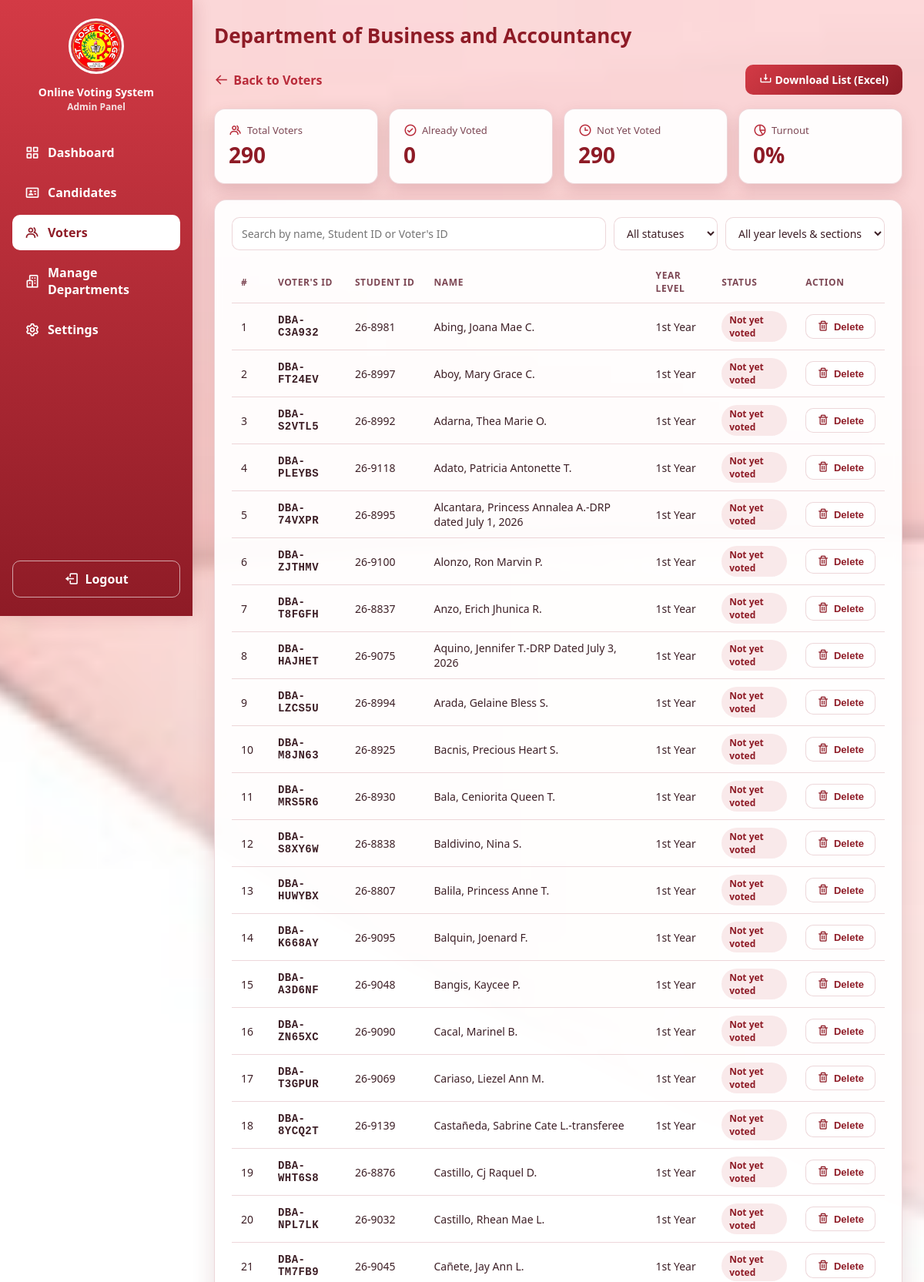
Screenshot of /adminDash/department.php?dept=DBA (signed in, upper part) with the database file from the repository.
### tables this page shows
CREATE TABLE `voters` (
  `id` int(10) UNSIGNED NOT NULL,
  `voter_id` varchar(20) NOT NULL,
  `student_id` varchar(12) NOT NULL,
  `name` varchar(150) NOT NULL,
  `department_code` varchar(10) NOT NULL,
  `year_level` varchar(10) NOT NULL,
  `section` varchar(30) NOT NULL DEFAULT '',
  `has_voted` tinyint(1) NOT NULL DEFAULT 0,
  `voted_at` datetime DEFAULT NULL,
  `created_at` datetime NOT NULL DEFAULT current_timestamp()
);

### adminDash/includes/init.php (called while the page is built, shortened)
<?php
function h($value)
{
    return htmlspecialchars((string) $value, ENT_QUOTES, 'UTF-8');
}
function group_voters_by_dept(array $voters, array $departments)
{
    $grouped = array_fill_keys(array_keys($departments), []);
    foreach ($voters as $voter) {
        $grouped[$voter['department']][] = $voter;
    }
    return $grouped;
}
function sort_by_class(array $students, array $year_order)
{
    $year_rank = array_flip($year_order);
    usort($students, fn($a, $b) =>
        (($year_rank[$a['year']] ?? 99) <=> ($year_rank[$b['year']] ?? 99))
        ?: strnatcasecmp($a['section'] ?? '', $b['section'] ?? '')
        ?: strcasecmp($a['name'], $b['name'])
    );
    return $students;
}
function load_voters(PDO $db)
{
    return $db->query(
        'SELECT voter_id, student_id, name, department_code AS department, year_level AS year, section,
                has_voted AS voted, voted_at
         FROM voters
         ORDER BY id'
    )->fetchAll();
}
$db = db();
try {
    $departments = $db->query('SELECT code, name FROM departments ORDER BY sort_order, name')
        ->fetchAll(PDO::FETCH_KEY_PAIR);
    $dept_year_levels = array_fill_keys(array_keys($departments), []);
    $dept_sections = [];
    $rows = $db->query(
        'SELECT y.department_code, y.name AS year_level, s.name AS section
         FROM year_levels y
         LEFT JOIN sections s ON s.year_level_id = y.id
         ORDER BY y.sort_order, y.id'
    )->fetchAll();
    foreach ($rows as $row) {
        $code = $row['department_code'];
        $year = $row['year_level'];
        if (!isset($dept_sections[$code][$year])) {
            $dept_year_levels[$code][] = $year;
            $dept_sections[$code][$year] = [];
        }
        if ($row['section'] !== null) {
            $dept_sections[$code][$year][] = $row['section'];
        }
    }
    $voters = load_voters($db);
} catch (PDOException $e) {
    db_fail('The votesys database is missing some tables. Import database/votesys.sql in phpMyAdmin, then reload this page.');
}
$voters_by_dept = group_voters_by_dept($voters, $departments);

### adminDash/department.php (the view, shortened to what this page needs)
<?php
require __DIR__ . '/includes/init.php';
$code = strtoupper(trim((string) ($_GET['dept'] ?? '')));
$dept_voters = sort_by_class($voters_by_dept[$code], $dept_year_levels[$code]);
$total = count($dept_voters);
$voted = count(array_filter($dept_voters, fn($v) => $v['voted']));
$turnout = $total > 0 ? round($voted / $total * 100) : 0;
require __DIR__ . '/includes/header.php';
?>
<div class="toolbar">
    <a href="voters.php" class="back-link"><i class="bx bx-arrow-back"></i> Back to Voters</a>
    <?php if ($total > 0): ?>
        <a href="export_department.php?dept=<?php echo urlencode($code); ?>" class="btn">
            <i class="bx bx-download"></i> Download List (Excel)
        </a>
    <?php endif; ?>
</div>
<div class="stats">
    <div class="stat"><span><i class="bx bx-group"></i> Total Voters</span><strong><?php echo $total; ?></strong></div>
    <div class="stat"><span><i class="bx bx-check-circle"></i> Already Voted</span><strong><?php echo $voted; ?></strong></div>
    <div class="stat"><span><i class="bx bx-time"></i> Not Yet Voted</span><strong><?php echo $total - $voted; ?></strong></div>
    <div class="stat"><span><i class="bx bx-pie-chart-alt-2"></i> Turnout</span><strong><?php echo $turnout; ?>%</strong></div>
</div>
<section class="card">
    <?php if ($total === 0): ?>
        <p class="empty">No voters registered in this department yet.</p>
    <?php else: ?>
        <div class="filters">
            <input type="search" id="voterSearch" placeholder="Search by name, Student ID or Voter's ID" aria-label="Search voters">
            <select id="statusFilter" aria-label="Filter by status">
                <option value="">All statuses</option>
            </select>
            <select id="classFilter" aria-label="Filter by year level and section">
                <option value="">All year levels &amp; sections</option>
            </select>
        </div>
        <div class="table-wrap">
            <table>
                <thead>
                    <tr>
                        <th>#</th>
                        <th>Voter's ID</th>
                        <th>Student ID</th>
                        <th>Name</th>
                        <th>Year Level</th>
                        <th>Status</th>
                        <th>Action</th>
                    </tr>
                </thead>
                <tbody id="voterRows">
                    <?php foreach ($dept_voters as $i => $voter): ?>
                        <tr data-search="<?php echo h(strtolower($voter['name'] . ' ' . ($voter['student_id'] ?? '') . ' ' . $voter['voter_id'])); ?>"
                            data-status="<?php echo $voter['voted'] ? 'voted' : 'pending'; ?>"
                            data-year="<?php echo h($voter['year']); ?>"
                            data-section="<?php echo h($voter['section']); ?>">
                            <td><?php echo $i + 1; ?></td>
                            <td class="voter-id"><?php echo h($voter['voter_id']); ?></td>
                            <td><?php echo h($voter['student_id'] ?? '—'); ?></td>
                            <td><?php echo h($voter['name']); ?></td>
                            <td><?php echo h($voter['year']); ?></td>
                            <td>
                                <?php if ($voter['voted']): ?>
                                    <span class="badge voted">Voted</span>
                                <?php else: ?>
                                    <span class="badge pending">Not yet voted</span>
                                <?php endif; ?>
                            </td>
                            <td>
                                <button type="button" class="btn btn-secondary btn-small"
                                        data-id="<?php echo h($voter['voter_id']); ?>"
                                        data-name="<?php echo h($voter['name']); ?>"
                                        onclick="openDeleteVoter(this.dataset.id, this.dataset.name)"
                                        <?php if ($voter['voted']): ?>disabled title="Already voted: can't be deleted"<?php endif; ?>>
                                    <i class="bx bx-trash"></i> Delete
                                </button>
                            </td>
                        </tr>
                    <?php endforeach; ?>
                </tbody>
            </table>
        </div>
    <?php endif; ?>
</section>
<?php require __DIR__ . '/includes/footer.php'; ?>

### css/admin.css (style rules this page uses)
:root { --red-dark: #8e1b26; --red: #b92b3a; --red-light: #d33a45; --red-soft: rgba(196, 48, 63, 0.10); --green: #1c6b41; --green-soft: rgba(28, 107, 65, 0.12); --text: #3d1f26; --text-muted: #7d4754; --border: rgba(157, 38, 51, 0.18); --shadow: rgba(117, 22, 34, 0.15); --card: rgba(255, 255, 255, 0.94); }
* { margin: 0; padding: 0; box-sizing: border-box; }
body { min-height: 100vh; font-family: "Segoe UI", Tahoma, Geneva, Verdana, sans-serif; color: var(--text); background: linear-gradient(rgba(255, 255, 255, 0.45), rgba(255, 255, 255, 0.45)), url("../images/bg.jpg") no-repeat center center fixed; background-color: #ffffff; background-size: cover; }
.card { margin-bottom: 20px; padding: 22px; background: var(--card); border: 1px solid var(--border); border-radius: 16px; box-shadow: 0 12px 30px var(--shadow); backdrop-filter: blur(6px); }
a.btn { display: inline-block; text-decoration: none; }
.stats { display: grid; grid-template-columns: repeat(auto-fit, minmax(160px, 1fr)); gap: 14px; margin-bottom: 20px; }
.stat { padding: 18px; background: var(--card); border: 1px solid var(--border); border-radius: 14px; box-shadow: 0 8px 20px var(--shadow); }
.stat span { font-size: 13px; color: var(--text-muted); }
.stat strong { display: block; margin-top: 4px; font-size: 28px; color: var(--red-dark); }
.btn { padding: 10px 18px; font-size: 14px; font-weight: 700; color: #ffffff; background: linear-gradient(135deg, var(--red-light), var(--red-dark)); border: none; border-radius: 10px; cursor: pointer; transition: filter 0.15s ease, transform 0.15s ease; }
.table-wrap { overflow-x: auto; }
table { width: 100%; border-collapse: collapse; font-size: 14px; }
th, td { padding: 10px 12px; text-align: left; border-bottom: 1px solid var(--border); }
th { font-size: 12px; text-transform: uppercase; letter-spacing: 0.05em; color: var(--text-muted); }
.badge { display: inline-block; padding: 3px 10px; font-size: 12px; font-weight: 600; border-radius: 999px; }
.badge.pending { color: var(--red-dark); background: var(--red-soft); }
.voter-id { font-family: Consolas, "Courier New", monospace; font-weight: 600; letter-spacing: 0.03em; }
.back-link { display: inline-block; margin-bottom: 16px; font-weight: 600; color: var(--red); text-decoration: none; }
.toolbar .back-link { margin-bottom: 0; }
.filters { display: flex; gap: 10px; flex-wrap: wrap; margin-bottom: 14px; }
.filters input, .filters select { padding: 10px 12px; font-size: 14px; font-family: inherit; color: var(--text); background: #ffffff; border: 1px solid var(--border); border-radius: 10px; }
.filters input { flex: 1; min-width: 200px; }
.toolbar { display: flex; align-items: center; justify-content: space-between; gap: 12px; flex-wrap: wrap; margin-bottom: 18px; }
.btn-secondary { color: var(--red-dark); background: #ffffff; border: 1px solid var(--border); }
.btn-small { padding: 7px 14px; font-size: 13px; }
.bx { font-size: 1.2em; line-height: 1; }
.btn, .nav a, .logout, .back-link { display: inline-flex; align-items: center; justify-content: center; gap: 6px; }
.stat span { display: flex; align-items: center; gap: 6px; }
.stat span .bx { font-size: 18px; color: var(--red); }

### rows the page displays
voters: has_voted "0", voter "DBA-C3A932", student "26-8981", name "Abing, Joana Mae C.", year_level "1st Year", shows "Not yet voted"
voters: voter "DBA-FT24EV", student "26-8997", name "Aboy, Mary Grace C.", year_level "1st Year", has_voted "Not yet voted"
voters: voter "DBA-S2VTL5", student "26-8992", name "Adarna, Thea Marie O.", year_level "1st Year", has_voted "Not yet voted"
voters: voter "DBA-PLEYBS", student "26-9118", name "Adato, Patricia Antonette T.", year_level "1st Year", has_voted "Not yet voted"
voters: voter "DBA-74VXPR", student "26-8995", name "Alcantara, Princess Annalea A.-DRP dated July 1, 2026", year_level "1st Year", has_voted "Not yet voted"
voters: voter "DBA-ZJTHMV", student "26-9100", name "Alonzo, Ron Marvin P.", year_level "1st Year", has_voted "Not yet voted"
voters: voter "DBA-T8FGFH", student "26-8837", name "Anzo, Erich Jhunica R.", year_level "1st Year", has_voted "Not yet voted"
voters: voter "DBA-HAJHET", student "26-9075", name "Aquino, Jennifer T.-DRP Dated July 3, 2026", year_level "1st Year", has_voted "Not yet voted"
voters: voter "DBA-LZCS5U", student "26-8994", name "Arada, Gelaine Bless S.", year_level "1st Year", has_voted "Not yet voted"
voters: voter "DBA-M8JN63", student "26-8925", name "Bacnis, Precious Heart S.", year_level "1st Year", has_voted "Not yet voted"
voters: voter "DBA-MRS5R6", student "26-8930", name "Bala, Ceniorita Queen T.", year_level "1st Year", has_voted "Not yet voted"
voters: voter "DBA-S8XY6W", student "26-8838", name "Baldivino, Nina S.", year_level "1st Year", has_voted "Not yet voted"
voters: voter "DBA-HUWYBX", student "26-8807", name "Balila, Princess Anne T.", year_level "1st Year", has_voted "Not yet voted"
voters: voter "DBA-K668AY", student "26-9095", name "Balquin, Joenard F.", year_level "1st Year", has_voted "Not yet voted"
voters: voter "DBA-A3D6NF", student "26-9048", name "Bangis, Kaycee P.", year_level "1st Year", has_voted "Not yet voted"
voters: voter "DBA-ZN65XC", student "26-9090", name "Cacal, Marinel B.", year_level "1st Year", has_voted "Not yet voted"
voters: voter "DBA-T3GPUR", student "26-9069", name "Cariaso, Liezel Ann M.", year_level "1st Year", has_voted "Not yet voted"
voters: voter "DBA-8YCQ2T", student "26-9139", name "Castañeda, Sabrine Cate L.-transferee", year_level "1st Year", has_voted "Not yet voted"
voters: voter "DBA-WHT6S8", student "26-8876", name "Castillo, Cj Raquel D.", year_level "1st Year", has_voted "Not yet voted"
voters: voter "DBA-NPL7LK", student "26-9032", name "Castillo, Rhean Mae L.", year_level "1st Year", has_voted "Not yet voted"
voters: voter "DBA-TM7FB9", student "26-9045", name "Cañete, Jay Ann L.", year_level "1st Year", has_voted "Not yet voted"

### other values shown
$info['label'] "Dashboard"
$info['label'] "Candidates"
$info['label'] "Voters"
$info['label'] "Manage Departments"
$info['label'] "Settings"
$page_title "Department of Business and Accountancy"
$total "290"
$total - $voted "290"
